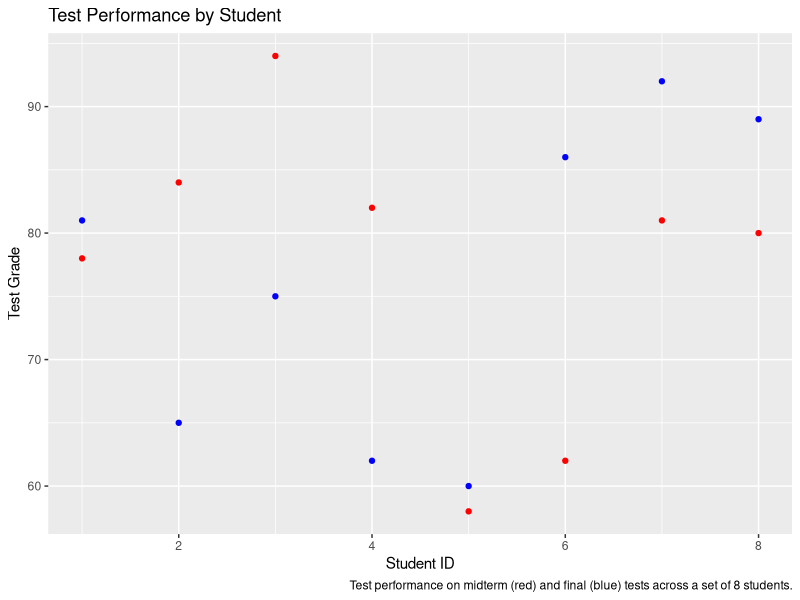

Source code (R):
## ---- chunk 1
knitr::opts_chunk$set(echo = TRUE)

library(tidyverse)
library(kableExtra)
## ---- chunk 2

grade_data <- data.frame(individual = (1:8),
                         midterm = c(78,84,94,82,58,62,81,80),
                         final = c(81,65,75,62,60,86,92,89))
  
sum(grade_data$midterm^2 + grade_data$final^2)

## ---- chunk 3

S_a2 <- (163.71-119.56)/2

## ---- chunk 4

repeatability <- S_a2 / (S_a2 + 119.56)

## ---- chunk 5

ggplot(data=grade_data) + 
  geom_point(aes(x=individual,y=midterm),col="red") +
  geom_point(aes(x=individual,y=final),col="blue") + 
  ggtitle("Test Performance by Student") + 
  xlab("Student ID") + 
  ylab("Test Grade") + 
  labs(caption="Test performance on midterm (red) and final (blue) tests across a set of 8 students.")

## ---- chunk 6

var(grade_data$midterm)
var(grade_data$final)

## ---- chunk 7

caffeine <- data.frame(
  ppm_50 = c(-0.4, 0.34, 0.19, 0.05, -0.14100),
  ppm_100 = c(0.01, -0.39, -0.08, -0.09, -0.31150),
  ppm_150 = c(0.65, 0.53, 0.39, -0.15, 0.46200),
  ppm_200 = c(0.24, 0.44, 0.13, 1.03, 0.05))

## ---- chunk 8

stats <- data.frame(group = c("ppm_50","ppm_100","ppm_150","ppm_200"),
                    n = rep(5,4),
                    mean = c(mean(caffeine$ppm_50),mean(caffeine$ppm_100),mean(caffeine$ppm_150),mean(caffeine$ppm_200)),
                    stdev = c(sd(caffeine$ppm_50),sd(caffeine$ppm_100),sd(caffeine$ppm_150),sd(caffeine$ppm_200)))

kable(stats) %>% kable_styling()

## ---- chunk 9

sserr <- sum(stats$stdev^2 * (stats$n-1))
mserr <- sserr / (16)

## ---- chunk 10

mean_grand <- sum(stats$mean*stats$n) / sum(stats$n)

## ---- chunk 11

ss_group <- sum(stats$n * (stats$mean - mean_grand)^2)

## ---- chunk 12

ms_group <- ss_group / 3

## ---- chunk 13

F_caffeine = ms_group / mserr

## ---- chunk 14

p_val_caffeine <- pf(F_caffeine, df1=3, df2=16, lower.tail=F)

## ---- chunk 15

caffeine <- c(-0.4, 0.34, 0.19, 0.05, -0.14100, 0.01, -0.39, -0.08, -0.09, -0.31150, 0.65, 0.53, 0.39, -0.15, 0.46200, 0.24, 0.44, 0.13, 1.03, 0.05)
dft <- data.frame(visit = caffeine, group = c(rep("ppm_50",5),rep("ppm_100",5),rep("ppm_150",5),rep("ppm_200",5)))

caffeine_aov <- aov(visit ~ group, data=dft)

summary(caffeine_aov)

## ---- chunk 16

caffeine_thsd <- TukeyHSD(caffeine_aov)

caffeine_tukey <- data.frame(name_i = c("ppm_150", "ppm_200", "ppm_50", "ppm_200", "ppm_50", "ppm_50"),
                             name_j = c("ppm_100", "ppm_100", "ppm_100", "ppm_150", "ppm_150", "ppm_200"),
                             difference = as.numeric(caffeine_thsd$group[1:6,1]),
                             sterr = rep(0,6),
                             q_val = rep(0,6),
                             q_crit = rep(0,6),
                             p_val = rep(0,6),
                             conclusion = rep("0",6))

caffeine_q <- qtukey(1-as.numeric(caffeine_thsd$group[1:6,4]), nmeans = 4, df = 16)

sterr <- caffeine_q / caffeine_tukey$difference

caffeine_tukey$sterr <- rep(sterr[1],6)
caffeine_tukey$q_val <- caffeine_q
caffeine_tukey$q_crit <- rep(qtukey(0.95, nmeans=4, df=16),6)
caffeine_tukey$p_val <- as.numeric(caffeine_thsd$group[1:6,4])
caffeine_tukey$conclusion <- c("reject null","reject null","fail to reject null","fail to reject null","fail to reject null","fail to reject null")

kable(caffeine_tukey) %>% kable_styling()
